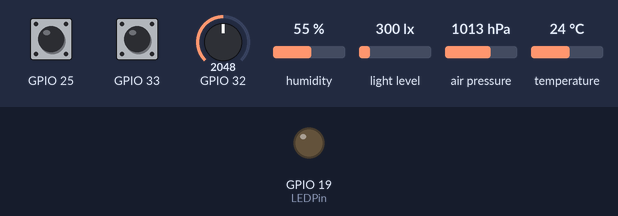
A sketch run on a simulated ESP32. Shown: output pins drawn as LEDs (lit = HIGH). The inputs (shaded band) are chosen by the test bench; at power-on: GPIO 25 HIGH, GPIO 32 = 2048, GPIO 33 HIGH, humidity 55 %, light level 300 lx, air pressure 1013 hPa, temperature 24 °C. WiFi joins after 1.5 s; servers stay silent unless stated; a WiFi scan finds three made-up networks; random numbers use the default seed unless the sketch sets one; no MQTT or app messages arrive unless stated; what the sketch prints to the serial monitor is not drawn.

Above: at 14.9 s.
Timing chart, 0 to 22.7 s (numbered marks = the images above):
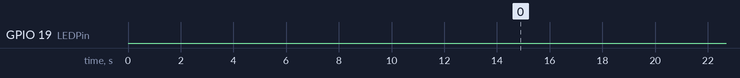

The sketch:

Roof.ino
```cpp
/*************************************************************************************
* Roof.ino: MiS Roof ESP32 Code (Weather Station) 2nd PRODUCTION VERSION w/o Meteo   *
*                                                                                    *
* Version: 2.5                                                                       *
* Last updated: 07/08/2025 21:12                                                     *
* Author: Jim Gunther                                                                *
*                                                                                    *
*                                                                                    *
**************************************************************************************/
// NB USE ESP32 Dev Module as BOARD!!
//#include <WiFi.h>
#include <WiFiClient.h>  //OTA
#include <WebServer.h>   //OTA
#include <ESPmDNS.h>     //OTA
#include <Update.h>      //OTA
//#include <PubSubClient.h>

/* CHECK VERSIONS SOON!
library WiFi at version 3.2.0
library Networking at version 3.2.0
library WebServer at version 3.2.0
library FS at version 3.2.0
library ESPmDNS at version 3.2.0
library Update at version 3.2.0
library PubSubClient at version 2.8
library Wire at version 3.2.0
library Adafruit BMP085 Unified at version 1.1.3
library Adafruit Unified Sensor at version 1.1.15
library Adafruit AHTX0 at version 2.0.5
library Adafruit BusIO at version 1.17.1
library SPI at version 3.2.0
library BH1750 at version 1.3.0
 */

// Other includes
#include "Config.h"
#include "Komms.h"
#include "Tom.h"

// Class instantiation
WebServer server(80);  // OTA
Komms kom;
Tom cabinBoy;

//===================================================================================================================
// MQTT stuff

WiFiClient espClient;
PubSubClient qtClient(espClient);
int nwkIx;
bool bNewMQTT = false;
unsigned int icLength;
byte bqticBuf[QT_LEN];
char qticBuf[QT_LEN];
char qtogBuf[QT_LEN];
char mqttServer[IP_LEN];
char versionBuf[52];

// Array and variables initiation
unsigned long loopStart;
int loopCount = 0;
int rptIntvl = 120;  // default value
int wdInterval = 6; // default value
int maxGust;
unsigned long rebootTime;

/******************************************************************************************************/

void qtCallback(char* topic, byte* message, unsigned int length) {
  for (int i = 0; i < length; i++) {
    qticBuf[i] = (char)message[i];
  }
  bNewMQTT = true;
}

/*********************************************************************************************************************
qtSetup(): sets up MQTT connection
parameters: nwkIx: int: index no. of wifi network (0-2) Shed, Jim, Richard
returns: boolean True for success, False for failure
**********************************************************************************************************************/
bool qtSetup(int nwkIx) {
  switch (nwkIx) {
    case 0:
      strcpy(mqttServer, SHED_IP);
      break;
    case 1:
      strcpy(mqttServer, JIM_IP);
      break;
    case 2:
      strcpy(mqttServer, RICH_IP);
      break;
  }

  qtClient.setServer(mqttServer, 1883);
  qtClient.setCallback(qtCallback);
  return qtReconnect();
}

/*********************************************************************************************************************
qtReconnect(): does the actual connection to MQTT broker (3 attempts)
parameters: none
returns: boolean: True for success, False for failure
**********************************************************************************************************************/
bool qtReconnect() {

  // Loop until we're reconnected
  int numTries = 0;

  while (!qtClient.connected() && (numTries++ < 3)) {
    fn_RedLed(ON);
    Serial.print("Attempting MQTT connection...");
    // Attempt to connect
    if (qtClient.connect("misRoof")) {
      Serial.println("connected");
      qtClient.loop();
      fn_RedLed(OFF);
    } else {
      Serial.print("failed, rc=");
      Serial.print(qtClient.state());
      Serial.println(" try again in 3 seconds");
      // Wait 3 seconds before retrying
      delay(3000);
    }
  }

  return qtClient.connected();
}
/********************************************************************************************************************
publishMQTT(): post CSV data, including initial character and CSV-style requests to Shed
parameters:
  topic: int: one of TOPIC_INIT, TOPIC_VALS, TOPIC_WD
  txt: string containing text to publish: NB MUST start with comma and no final comma
returns: void
*********************************************************************************************************************/
void publishMQTT(const char* topic, const char* txt) {
  qtClient.publish(topic, txt, false);
}

/********************************************************************************************************************
postMessage(): post message verbatim, just adding '$' to the front
parameters:
  txt: string containing message
returns: void
*********************************************************************************************************************/
void postMessage(const char* txt) {
  char buf[MESSBUF_LEN];
  buf[0] = '$';
  strcpy(buf + 1, txt);
  qtClient.publish(TOPIC_MESS, buf, false);
}

const char* host = "esp32";  // OTA

// BEGIN OTA BLOCK 1============================================================================================================

/*
 * Login page
 */
const char* loginIndex =
  "<form name='loginForm'>"
  "<table width='20%' bgcolor='A09F9F' align='center'>"
  "<tr>"
  "<td colspan=2>"
  "<center><font size=4><b>ESP32 Login Page</b></font></center>"
  "<br>"
  "</td>"
  "<br>"
  "<br>"
  "</tr>"
  "<td>Username:</td>"
  "<td><input type='text' size=25 name='userid'><br></td>"
  "</tr>"
  "<br>"
  "<br>"
  "<tr>"
  "<td>Password:</td>"
  "<td><input type='Password' size=25 name='pwd'><br></td>"
  "<br>"
  "<br>"
  "</tr>"
  "<tr>"
  "<td><input type='submit' onclick='check(this.form)' value='Login'></td>"
  "</tr>"
  "</table>"
  "</form>"
  "<script>"
  "function check(form)"
  "{"
  "if(form.userid.value=='mis' && form.pwd.value=='mispwd')"
  "{"
  "window.open('/serverIndex')"
  "}"
  "else"
  "{"
  " alert('Error Password or Username')/*displays error message*/"
  "}"
  "}"
  "</script>";

/*
 * Server Index Page
 */

const char* serverIndex =
  "<script src='https://ajax.googleapis.com/ajax/libs/jquery/3.2.1/jquery.min.js'></script>"
  "<form method='POST' action='#' enctype='multipart/form-data' id='upload_form'>"
  "<input type='file' name='update'>"
  "<input type='submit' value='Update'>"
  "</form>"
  "<div id='prg'>progress: 0%</div>"
  "<script>"
  "$('form').submit(function(e){"
  "e.preventDefault();"
  "var form = $('#upload_form')[0];"
  "var data = new FormData(form);"
  " $.ajax({"
  "url: '/update',"
  "type: 'POST',"
  "data: data,"
  "contentType: false,"
  "processData:false,"
  "xhr: function() {"
  "var xhr = new window.XMLHttpRequest();"
  "xhr.upload.addEventListener('progress', function(evt) {"
  "if (evt.lengthComputable) {"
  "var per = evt.loaded / evt.total;"
  "$('#prg').html('progress: ' + Math.round(per*100) + '%');"
  "}"
  "}, false);"
  "return xhr;"
  "},"
  "success:function(d, s) {"
  "console.log('success!')"
  "},"
  "error: function (a, b, c) {"
  "}"
  "});"
  "});"
  "</script>";

// END OTA BLOCK 1 =============================================================================================================

void setup() {
//Setup code here, to run once:

  Serial.begin(115200);
  pinMode(LEDPin, OUTPUT);
  //pinMode(RedPin, OUTPUT);

  //fn_RedLed(ON);
  kom.begin();
  cabinBoy.startup();

  tryMQTTStart();

  // OTA START BLOCK 2 =========================================================================================
  /*use mdns for host name resolution*/
  if (!MDNS.begin(host)) {  //http://esp32.local
    Serial.println("Error setting up MDNS responder!");
    while (1) {
      delay(1000);
    }
  }
  Serial.println("mDNS responder started");
  /*return index page which is stored in serverIndex */
  server.on("/", HTTP_GET, []() {
    server.sendHeader("Connection", "close");
    server.send(200, "text/html", loginIndex);
  });
  server.on("/serverIndex", HTTP_GET, []() {
    server.sendHeader("Connection", "close");
    server.send(200, "text/html", serverIndex);
  });
  /*handling uploading firmware file */
  server.on(
    "/update", HTTP_POST, []() {
      server.sendHeader("Connection", "close");
      server.send(200, "text/plain", (Update.hasError()) ? "FAIL" : "OK");
      ESP.restart();
    },
    []() {
      HTTPUpload& upload = server.upload();
      if (upload.status == UPLOAD_FILE_START) {
        Serial.printf("Update: %s\n", upload.filename.c_str());
        if (!Update.begin(UPDATE_SIZE_UNKNOWN)) {  //start with max available size
          Update.printError(Serial);
        }
      } else if (upload.status == UPLOAD_FILE_WRITE) {
        /* flashing firmware to ESP*/
        if (Update.write(upload.buf, upload.currentSize) != upload.currentSize) {
          Update.printError(Serial);
        }
      } else if (upload.status == UPLOAD_FILE_END) {
        if (Update.end(true)) {  //true to set the size to the current progress
          Serial.printf("Update Success: %u\nRebooting...\n", upload.totalSize);
        } else {
          Update.printError(Serial);
        }
      }
    });
  server.begin();

  // OTA END BLOCK 2 ============================================================================================
  int hrTime = 0; // default to 00:00 if no RPi

  qtClient.subscribe(TOPIC_SETUP, 1);
  loopCount = 1;  // changed from 0 to suppress 0,0,... first entry
  hrTime = requestRptInterval();
  rebootTime = millis() + 1000 * 3600 * (24 - hrTime); // milliseconds

  qtClient.unsubscribe(TOPIC_SETUP);
  logStartupSuccess();
  //fn_RedLed(OFF);
}

void loop() {
  // put your main code here, to run repeatedly:
  server.handleClient();  // OTA
  loopStart = millis();
  qtClient.loop();  // keep MQTT going

  // Loop timing zones start here ----------------------------------------------------------------

  // ZONE 1: EVERY LOOP (1/4 sec) -----------------------------------------------------------------
  cabinBoy.catchMaxGust();                          // 4 times/sec to catch gusts
  bool bOK = cabinBoy.updateMeteo(loopCount, rptIntvl);  // updateMeteo uses loopCount to decide when to update each Meteo
  if (!bOK) {
    Serial.println("Meteo update error!");
  }
  // END ZONE 1 -----------------------------------------------------------------------------------
  //WD ZONE n: EVERY n LOOPS  ---------------------------------------------------------------------
  if ((loopCount % wdInterval) == 0) {
    cabinBoy.catchWD();  // records the wind direction (currently evey 1.5 seconds)
  }
  // END ZONE n

  // ZONE 12: EVERY 12 LOOPS (3 secs) -------------------------------------------------------------
  if ((loopCount % ZONE12) == 0) {
    if (!qtReconnect()) {  // checks connection and attempts retry if none
      postMessage("MQTT failed");
    }
    blink();  // "normal" 3 second blink
  }
// END ZONE 12 ----------------------------------------------------------------------------------
  // ZONE SLOWEST: EVERY rptInterval LOOPS (DEFAULT 30 secs)
  if (loopCount == 0) {
    if (millis() > rebootTime) {
      esp_restart();
    }
    publishToShed();
    kom.checkWifi();
  }
  //Loop timing zones end here--------------------------------------------------------------------

  loopTimer();
  loopCount = (loopCount + 1) % rptIntvl;
  // END OF LOOP
  size_t heapSz = xPortGetFreeHeapSize();

}

// START GLOBAL FUNCTIONS =====================================================================================
/*
a. Operate Red LED
*/
void fn_RedLed(int state) {
  digitalWrite(RedPin, state);
}

/*****************************************************************************************************
b. tryMQTTStart(): attempts to start MQTT connection: reboots ESP after 10 failed attempts
parameters: none
returns: void
*****************************************************************************************************/
void tryMQTTStart() {
  int qtCount = 0;
  while (!qtSetup(kom.getNwkIx())) {
    fn_RedLed(ON);
    Serial.println("MQTT setup failed. No MQTT comms. Check RPi is powered and running.");
    digitalWrite(LEDPin, !digitalRead(LEDPin));
    delay(800);
    if (qtCount++ == 11) esp_restart();
  }
  fn_RedLed(OFF);
}

/*****************************************************************************************************
c. requestRptInterval(): sends message to Shed to prompt repeat Interval value and wait to get current hour by return
parameters: none
returns: int: current hour
*****************************************************************************************************/
int requestRptInterval() {
  // format and post initial request string
  int pos, hr;
  char buf[ICBUF_LEN];
  char* p;
  strcpy(buf, "Hello!");
  publishMQTT(TOPIC_INIT, buf);
  char ch;
  bool bContinue = true;
  int loops = 0;
  while (bContinue && (loops < INIT_WAIT)) {
    qtClient.loop();
    if (bNewMQTT) {  // 'I' == initial Shed information message
      ch = qticBuf[0];
      p = strchr(qticBuf, ';');
      pos = p - qticBuf;
      *p = '\0';
      rptIntvl = atoi(qticBuf + 1);
      wdInterval = rptIntvl / WD_DIVISOR;
      hr = atoi(qticBuf + pos + 1);
      Serial.print("Rpt Intvl: ");
      Serial.println(rptIntvl);
      Serial.println(hr);
      bNewMQTT = false;
      bContinue = false;
    }
    loops++;
    delay(100);  // Review this interval once Python code is written!
  }
  return hr;
}

/*****************************************************************************************************
d. logStartupSuccess(): sends message reporting startup is complete and successful
parameters: none
returns: void
*****************************************************************************************************/
void logStartupSuccess() {
  // Log a startup success message
  strcpy(versionBuf, "RoofN ver ");
  strcpy(versionBuf + 10, __DATE__);
  versionBuf[21] = ' ';
  strcpy(versionBuf + 22, __TIME__);
  strcpy(versionBuf + 30, ": Roof setup done.");
  postMessage(versionBuf);
  versionBuf[30] = '\0';  // truncate for all later uses
}

// LOOP SUPPORT FUNCTIONS ==============================================================================
/******************************************************************************************************
1. loopTimer(): aims to keep loop time to 1/4 second intervals: logs message if code runs longer
parameters: none
returns: void
******************************************************************************************************/
void loopTimer() {
  // End-of-loop timing code
  unsigned long loopEnd = millis();
  if ((loopEnd - loopStart) > LOOP_TIME) {  // Code took > LOOP_TIME
    char mBuf[MESSBUF_LEN];
    sprintf(mBuf, "Long loop time %u ms", loopEnd - loopStart);
    postMessage(mBuf);  // log all long loops (> LOOP_TIME)
  } else {              // wait until LOOP_TIME has elapsed
    while (millis() - loopStart < LOOP_TIME) {
      delay(1);
    }
  }
}

/************************************************************************************************************
2. blink(): controls 3-seocond LED blinking (daylight only)
parameters: none
returns: void
************************************************************************************************************/
void blink() {
  int val = cabinBoy.getLight4Blink();
  if (val > MIN_DAYLIGHT) {             // daytime
    digitalWrite(LEDPin, !digitalRead(LEDPin));  // blink
  } else {                                       // nighttime
    digitalWrite(LEDPin, LOW);
  }
}

/*************************************************************************************************************
3. publishToShed(): gets the 2 csv strings and publishes on MQTT
parameters: none
returns: void
**************************************************************************************************************/
void publishToShed() {
  char valsCSV[VALSBUF_LEN];
  char wdCSV[WDBUF_LEN];
  int numWDs = cabinBoy.makeWDCSV(wdCSV);
  int msgLength = cabinBoy.makeValsCSV(valsCSV);
  // msgLength == 0 if all entries are zero
  if (msgLength > 0){
    publishMQTT("nws/wd", wdCSV);
    publishMQTT("nws/vals", valsCSV);
  }
  else {
    Serial.println("All Zeros");
  }
  cabinBoy.resetAll();
}
```

Komms.h
```cpp
#ifndef KOMMS_H
#define KOMMS_H
#include <WiFi.h>
#include <PubSubClient.h>
#include "Config.h"

/***********************************************************************************************
* Komms.h: header file for Komms class                                                         *
*                                                                                              *
* Version: 2.5                                                                                 *
* Last updated: 20/06/2025 16:26                                                               *
* Author: Jim Gunther                                                                          *
*                                                                                              *
***********************************************************************************************/

class Komms {

  public:
  Komms();
  void begin();
  int getNwkIx();
  bool checkWifi();

  private:
  void unScram(const char *src, char * dest);
  bool readCredentials(); // gets "menu" of wifi networks from code
  bool connectToWiFi();
  const char* getIP() { return _ipAddress; }

  //unsigned int icLength;
  int _status;
  int _nwkIx;

  char _ssid[NUM_NETWORKS][SSID_LEN];
  char _pwd[NUM_NETWORKS][PWD_LEN];
  char _ssidChosen[SSID_LEN], _pwdChosen[PWD_LEN];
  char _ipAddress[IP_LEN];

};
#endif
```

Source omitted: Komms.cpp (4992 bytes), Tom.cpp (5685 bytes), Tom.h (1681 bytes), Config.h (2819 bytes)

Measured:
- by itself, GPIO 19 (LEDPin): LOW → HIGH at 44.7 s, → LOW 3.0 s later, → HIGH 3.0 s later, → LOW 3.0 s later, … (29 changes in this stretch)
